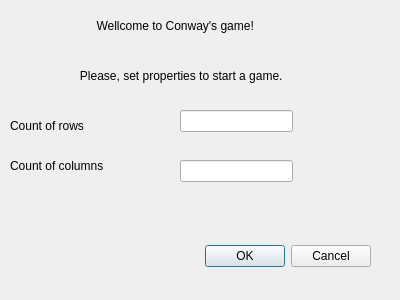
<?xml version="1.0" encoding="UTF-8"?>
<ui version="4.0">
 <class>NewFileDialog</class>
 <widget class="QDialog" name="NewFileDialog">
  <property name="geometry">
   <rect>
    <x>0</x>
    <y>0</y>
    <width>400</width>
    <height>300</height>
   </rect>
  </property>
  <property name="windowTitle">
   <string>New File</string>
  </property>
  <widget class="QDialogButtonBox" name="buttonBox">
   <property name="geometry">
    <rect>
     <x>30</x>
     <y>240</y>
     <width>341</width>
     <height>32</height>
    </rect>
   </property>
   <property name="orientation">
    <enum>Qt::Horizontal</enum>
   </property>
   <property name="standardButtons">
    <set>QDialogButtonBox::Cancel|QDialogButtonBox::Ok</set>
   </property>
  </widget>
  <widget class="QLabel" name="helloLabel">
   <property name="geometry">
    <rect>
     <x>30</x>
     <y>10</y>
     <width>341</width>
     <height>31</height>
    </rect>
   </property>
   <property name="text">
    <string>                    Wellcome to Conway's game!</string>
   </property>
   <property name="textFormat">
    <enum>Qt::PlainText</enum>
   </property>
  </widget>
  <widget class="QLabel" name="label">
   <property name="geometry">
    <rect>
     <x>40</x>
     <y>60</y>
     <width>301</width>
     <height>31</height>
    </rect>
   </property>
   <property name="text">
    <string>            Please, set properties to start a game.</string>
   </property>
  </widget>
  <widget class="QLabel" name="label_2">
   <property name="geometry">
    <rect>
     <x>10</x>
     <y>110</y>
     <width>121</width>
     <height>31</height>
    </rect>
   </property>
   <property name="text">
    <string>Count of rows</string>
   </property>
  </widget>
  <widget class="QLabel" name="label_3">
   <property name="geometry">
    <rect>
     <x>10</x>
     <y>150</y>
     <width>121</width>
     <height>31</height>
    </rect>
   </property>
   <property name="text">
    <string>Count of columns</string>
   </property>
  </widget>
  <widget class="QLineEdit" name="N_edit">
   <property name="geometry">
    <rect>
     <x>180</x>
     <y>110</y>
     <width>113</width>
     <height>22</height>
    </rect>
   </property>
  </widget>
  <widget class="QLineEdit" name="M_edit">
   <property name="geometry">
    <rect>
     <x>180</x>
     <y>160</y>
     <width>113</width>
     <height>22</height>
    </rect>
   </property>
  </widget>
 </widget>
 <resources/>
 <connections>
  <connection>
   <sender>buttonBox</sender>
   <signal>accepted()</signal>
   <receiver>NewFileDialog</receiver>
   <slot>accept()</slot>
   <hints>
    <hint type="sourcelabel">
     <x>248</x>
     <y>254</y>
    </hint>
    <hint type="destinationlabel">
     <x>157</x>
     <y>274</y>
    </hint>
   </hints>
  </connection>
  <connection>
   <sender>buttonBox</sender>
   <signal>rejected()</signal>
   <receiver>NewFileDialog</receiver>
   <slot>reject()</slot>
   <hints>
    <hint type="sourcelabel">
     <x>316</x>
     <y>260</y>
    </hint>
    <hint type="destinationlabel">
     <x>286</x>
     <y>274</y>
    </hint>
   </hints>
  </connection>
 </connections>
</ui>
